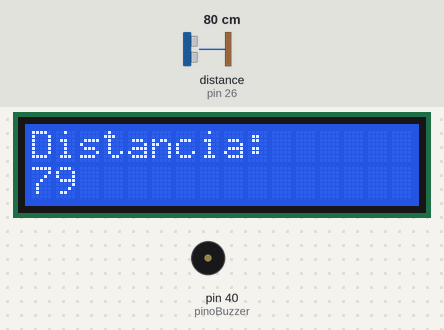
Bench run of a sketch on a simulated Arduino Mega 2560, built with avr-gcc and run on an emulated ATmega2560. Parts: 16×2 character LCD, buzzer (waves = sounding). Wiring (inferred from the names in the program): ultrasonic range finder: trigger pin 30; echo pin 26. The test bench sets the inputs (shaded band); at power-on: distance to the obstacle (sensor on pin 26) 80 cm. The echo pulse lasts 58.3 µs per cm.

Above: at 1.2 s.
1.3 s: distance to the obstacle (sensor on pin 26) set to 60 cm
At 2.6 s:
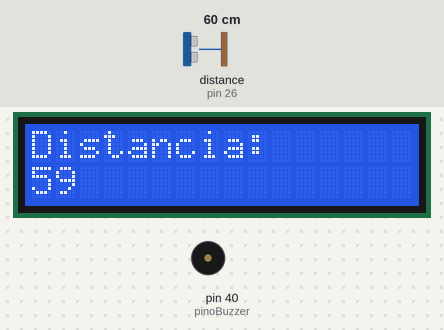
4.3 s: distance to the obstacle (sensor on pin 26) set to 2 cm
At 5.6 s:
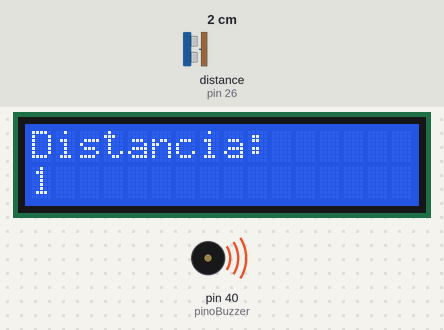
5.9 s: distance to the obstacle (sensor on pin 26) set to 60 cm
At 7.3 s:
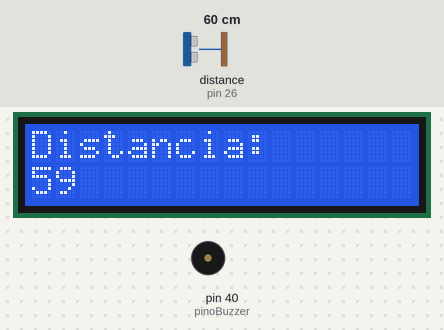
Timing chart, 0 to 8.9 s (numbered marks = the images above; inputs shaded):
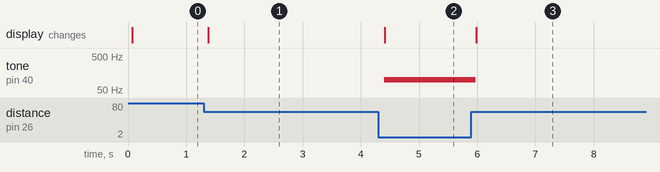

The sketch:

Prova_2Bim_Thiago.ino
```cpp
#include <LiquidCrystal.h>

const int echoPin = 26;  // PINO DIGITAL UTILIZADO PELO HC-SR04 ECHO (RECEBE)
const int trigPin = 30;  // PINO DIGITAL UTILIZADO PELO HC-SR04 TRIG (ENVIA)
const int pinoBuzzer = 40;  // PINO DIGITAL EM QUE O BUZZER ESTÁ CONECTADO

LiquidCrystal lcd(8, 9, 4, 5, 6, 7);  // Inicializa o objeto LCD

int distancia;  // Cria uma variável chamada "distancia" do tipo inteiro

void setup() {
  pinMode(echoPin, INPUT);  // Define o pino como entrada (recebe)
  pinMode(trigPin, OUTPUT);  // Define o pino como saída (envia)
  pinMode(pinoBuzzer, OUTPUT);  // Declara o pino como sendo saída

  Serial.begin(9600);

  lcd.begin(16, 2);  // Seta a quantidade de colunas (16) e o número de linhas (2) do display LCD
  lcd.setCursor(0, 0);  // Seta a posição em que o cursor inicializa (linha 1)
}

void loop() {
  distancia = medirDistancia();  // Chama a função para medir a distância

  if (distancia <= 30) {  // Se a distância entre o objeto e o sensor ultrassônico for menor que 30cm
    tone(pinoBuzzer, 100);  // Aciona o buzzer
  } else {
    noTone(pinoBuzzer);  // Buzzer permanece desligado
  }

  // Limpa o LCD
  lcd.clear();

  // Exibe a distância no LCD
  lcd.setCursor(0, 0);
  lcd.print("Distancia:");
  lcd.setCursor(0, 1);
  lcd.print(distancia);

  delay(100);
}

// Função para medir a distância
int medirDistancia() {
  digitalWrite(trigPin, LOW);  // Seta o pino trigPin com um pulso baixo (LOW)
  delayMicroseconds(2);  // Delay de 2 microssegundos
  digitalWrite(trigPin, HIGH);  // Seta o pino trigPin com pulso alto (HIGH)
  delayMicroseconds(10);  // Delay de 10 microssegundos
  digitalWrite(trigPin, LOW);  // Seta o pino trigPin com pulso baixo (LOW) novamente

  // A função pulseIn() mede a duração do pulso recebido pelo pino echoPin em microssegundos
  // O valor retornado é proporcional à distância medida
  long duracaoPulso = pulseIn(echoPin, HIGH);

  // Calcula a distância em centímetros usando a velocidade do som no ar (aproximadamente 343 metros por segundo)
  int distanciaEmCm = duracaoPulso * 0.0343 / 2;

  return distanciaEmCm;
}
```

Measured:
- after the input at 1.3 s, the display: changes after 0.08 s (image 1)
- after the input at 4.3 s, tone on pin 40 (pinoBuzzer): silent → 100 Hz after 0.10 s; the display: changes after 0.11 s (image 2)
- after the input at 5.9 s, tone on pin 40 (pinoBuzzer): 100 Hz → silent after 0.08 s; the display: changes after 0.08 s (image 3)
